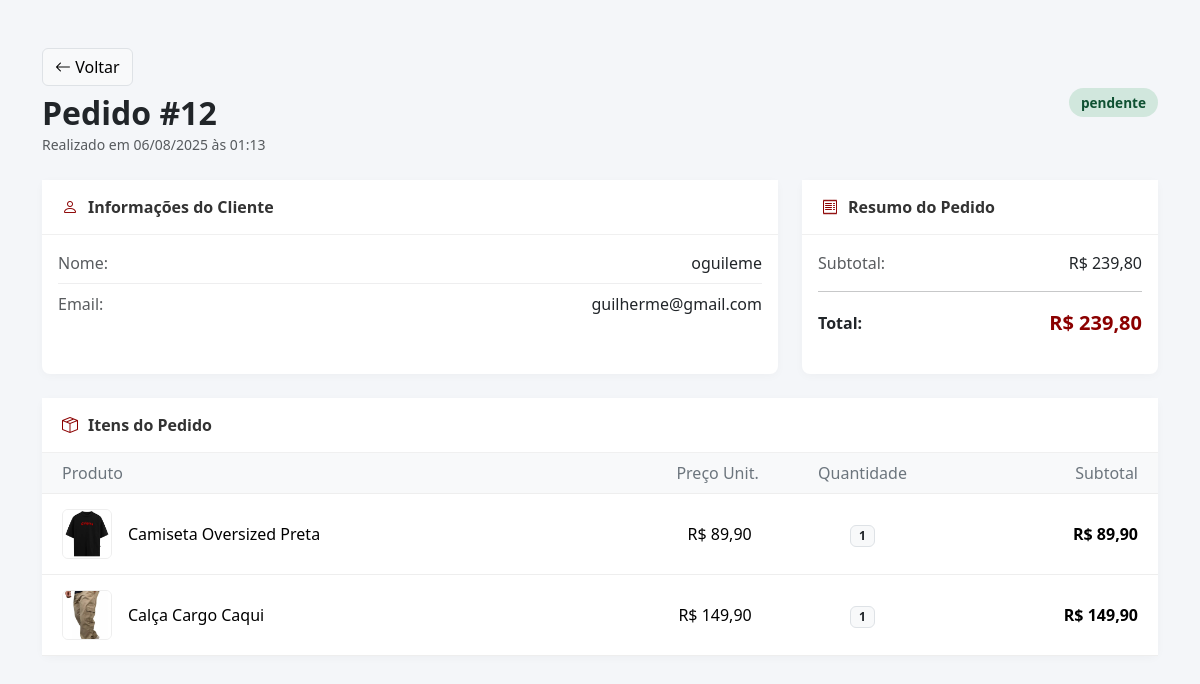
/admin/detalhesPedido.php?id_pedido=12 (signed in), run on an earlier commit of the app's database.
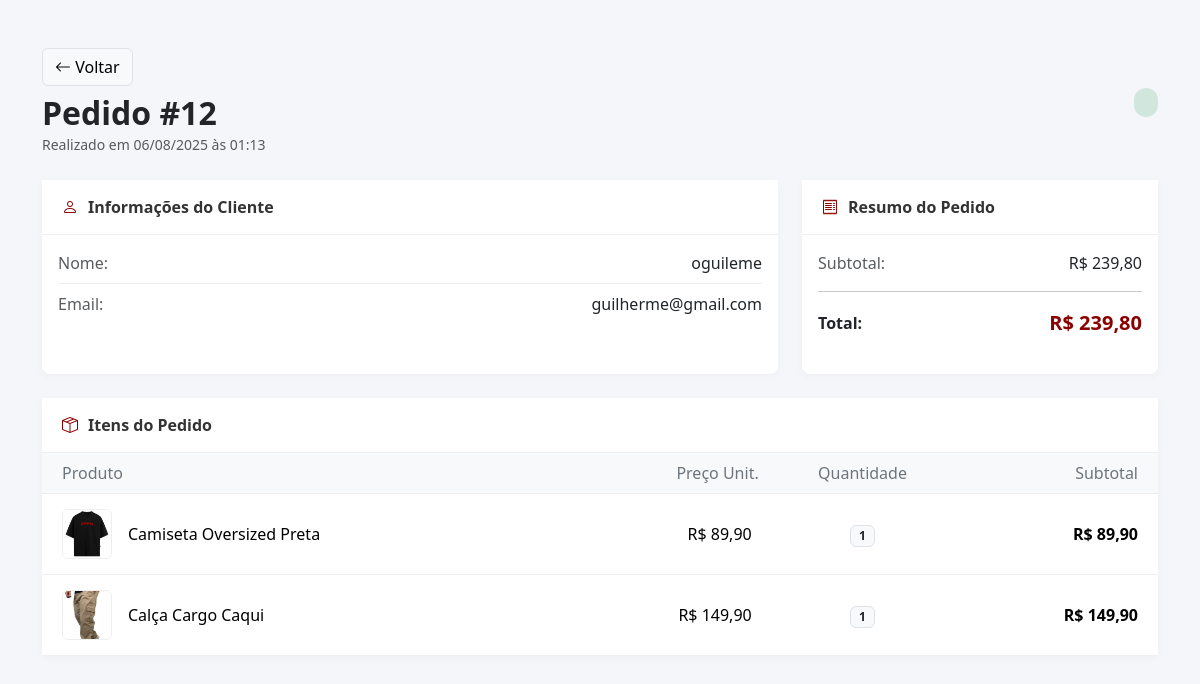
And on a later commit of the database.
### tables this page shows
CREATE TABLE IF NOT EXISTS `pedidos` (
  `id` int NOT NULL AUTO_INCREMENT,
  `id_usuario` int NOT NULL,
  `data_pedido` datetime DEFAULT CURRENT_TIMESTAMP,
  `status` enum('Aguardando','Enviado','Entregue','Cancelado') DEFAULT 'Aguardando',
  `total` decimal(10,2) NOT NULL,
  PRIMARY KEY (`id`),
  KEY `fk_pedidos_usuario` (`id_usuario`)
);

### admin/detalhesPedido.php (the view, shortened to what the changed rows need)
<?php
include("../conexao.php");
$id = isset($_GET['id_pedido']) ? (int)$_GET['id_pedido'] : 0;
$sql_pedido = "SELECT * FROM pedidos WHERE id = $id";
$result_pedido = mysqli_query($conn, $sql_pedido);
$row_pedido = mysqli_fetch_assoc($result_pedido);
function formatarMoeda($valor) {
    return "R$ " . number_format($valor, 2, ',', '.');
}
?>
<!DOCTYPE html>
<html lang="pt-BR">
<head>
    <link href="https://cdn.jsdelivr.net/npm/bootstrap@5.3.3/dist/css/bootstrap.min.css" rel="stylesheet">
    <link href="https://cdn.jsdelivr.net/npm/bootstrap-icons@1.10.5/font/bootstrap-icons.css" rel="stylesheet">
</head>
<body>
<div class="container py-5">
    <div class="d-flex justify-content-between align-items-center mb-4">
        <div>
            <a href="inicioADM.php?secao=pedidos" class="btn btn-light border mb-2"><i class="bi bi-arrow-left"></i> Voltar</a>
            <h2 class="fw-bold mb-0">Pedido #<?= $id ?></h2>
            <small class="text-muted">Realizado em <?= date('d/m/Y \à\s H:i', strtotime($row_pedido["data_pedido"])) ?></small>
        </div>
        <div>
            <span class="status-badge"><?= htmlspecialchars($row_pedido['status']) ?></span>
        </div>
    </div>
    <div class="row">
        <div class="col-lg-4">
            <div class="card card-custom h-100">
                <div class="card-body">
                    <div class="d-flex justify-content-between mb-2">
                        <span class="text-muted">Subtotal:</span>
                        <span><?= formatarMoeda($row_pedido['total']) ?></span>
                    </div>
                    <div class="d-flex justify-content-between align-items-center">
                        <span class="fw-bold">Total:</span>
                        <span class="total-highlight"><?= formatarMoeda($row_pedido['total']) ?></span>
                    </div>
                </div>
            </div>
        </div>
    </div>
    <div class="row mt-4">
        <div class="col-12">
            <div class="card card-custom">
                <div class="card-body p-0">
                    <div class="table-responsive">
                        <table class="table table-custom table-hover mb-0">
                            <thead>
                                <tr>
                                    <th style="padding-left: 20px;">Produto</th>
                                    <th class="text-end">Preço Unit.</th>
                                    <th class="text-center">Quantidade</th>
                                    <th class="text-end" style="padding-right: 20px;">Subtotal</th>
                                </tr>
                            </thead>
                        </table>
                    </div>
                </div>
            </div>
        </div>
    </div>
</div>
</body>
</html>

What changed in the data, as far as the page shows it:
changed pedidos: status "pendente" → (not shown)
